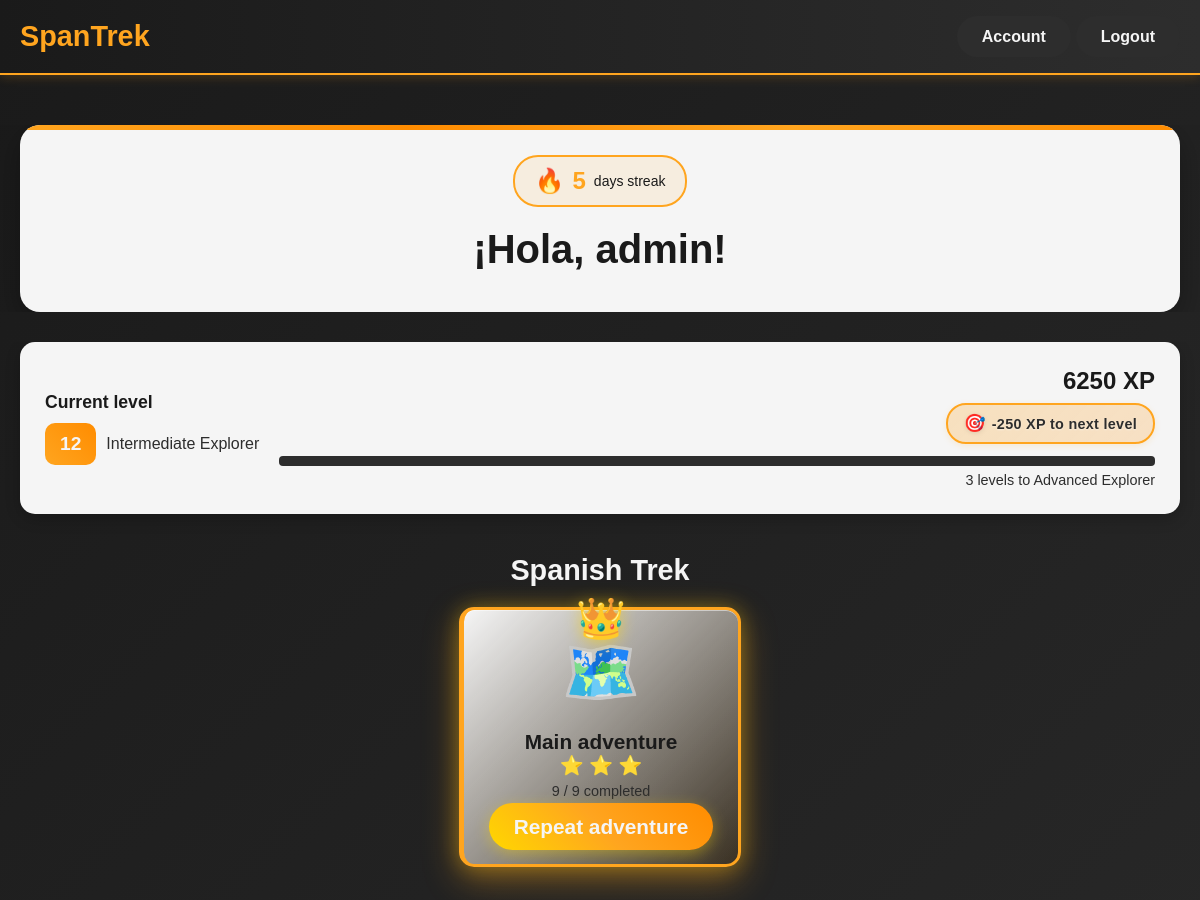
The app's page / (signed in, upper part), older data.
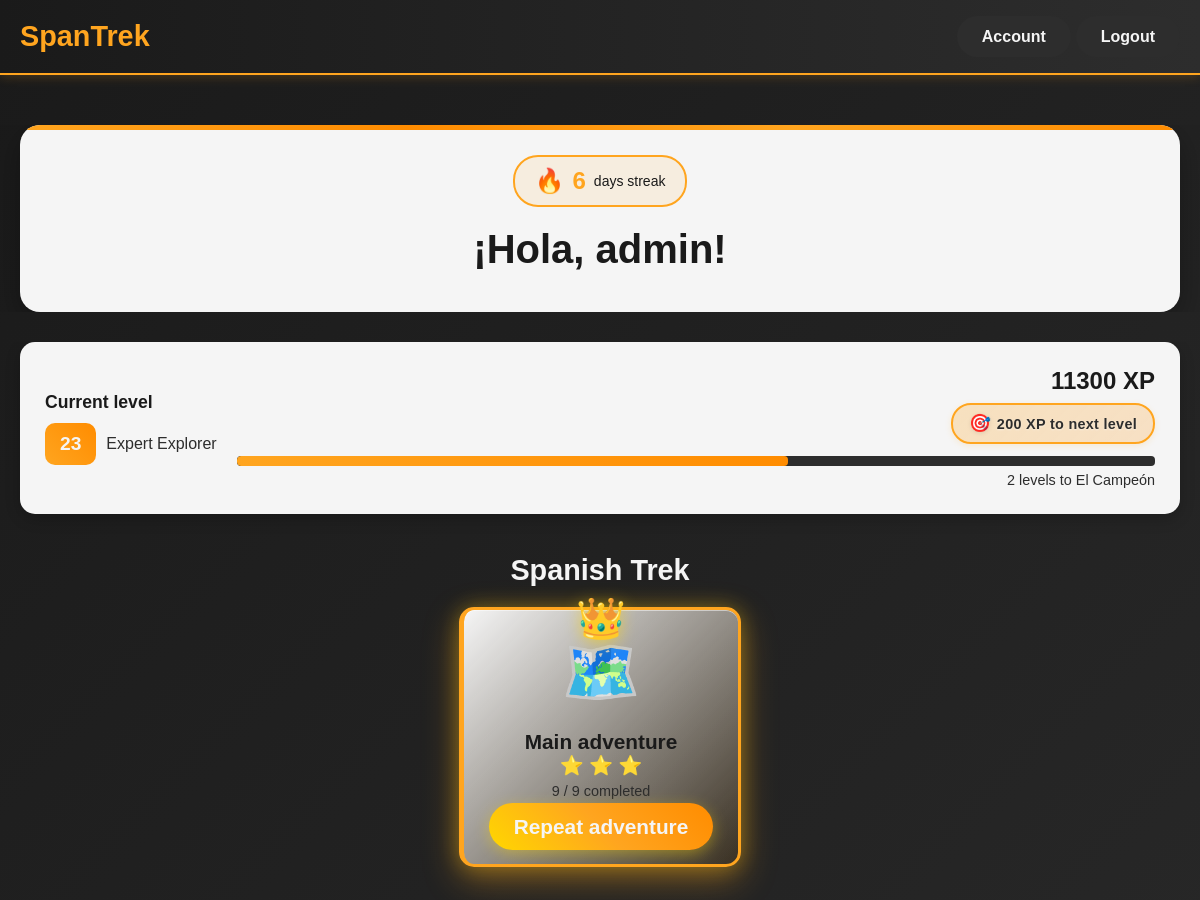
The same page, newer data.
### base/models.py (models this page shows, shortened)
class User(AbstractUser):
    username = models.CharField(max_length=150, unique=True, blank=False, null=False)
    email = models.EmailField(unique=True, blank=False, null=False)
    avatar = models.ImageField(default='avatars/default_avatar.png', upload_to='avatars/', null=True, blank=True)
    level = models.IntegerField(default=1)
    experience = models.IntegerField(default=0)
    adventure_progress = models.IntegerField(default=0)
    passports_earned = models.JSONField(default=list, blank=True)
    words_learned = models.JSONField(default=list, blank=True)
    sentences_learned = models.JSONField(default=list, blank=True)
    audio_learned = models.JSONField(default=list, blank=True)
    use_of_spanish = models.IntegerField(default=0)
    days_streak = models.IntegerField(default=0)
    highest_streak = models.IntegerField(default=0)
    activity_days = models.JSONField(default=list, blank=True)
    last_activity_date = models.DateField(null=True, blank=True)
    default_random_practice_count = models.IntegerField(default=20)
    default_vocabulary_practice_count = models.IntegerField(default=20)
    default_sentence_practice_count = models.IntegerField(default=10)
    default_listening_practice_count = models.IntegerField(default=10)
    country_lessons_progress = models.JSONField(default=dict, blank=True)  # e.g., {"spain": 3, "mexico": 5}
    landmark_lessons_progress = models.JSONField(default=dict, blank=True)  # e.g., {"madrid": 2, "warsaw": 4}
    daily_challenges = models.JSONField(default=list, blank=True)
    daily_challenges_creation_date = models.DateField(null=True, blank=True)
    daily_challenges_completed = models.BooleanField(default=False)
    USERNAME_FIELD = 'email'
    REQUIRED_FIELDS = ['username']
    def create_daily_challenges(self):
        all_challenges = list(DailyChallenge.objects.all())
        daily_challenges_count = 3
        selected_challenges = random.sample(all_challenges, k=daily_challenges_count)
        self.daily_challenges = [
            {
                'code': challenge.code,
                'description': challenge.description,
                'progress': 0,
                'max_progress': challenge.max_progress,
                'completed': False
            }
            for challenge in selected_challenges
        ]
        self.daily_challenges_completed = False
        self.save()

### base/views.py (the view)
# urls.py: path("", views.home_page, name="home_page"),
@login_required(login_url='login_page')
def home_page(request):
    if (request.user.daily_challenges_creation_date is None or
        request.user.daily_challenges_creation_date < date.today()) and request.user.adventure_progress != 0:
        request.user.daily_challenges_creation_date = date.today()
        request.user.create_daily_challenges()
        request.user.save()
    all_lessons_count = Lesson.objects.count()
    completed_daily_challenges_count = sum(1 for challenge in request.user.daily_challenges if challenge['completed'])
    daily_challenges = request.user.daily_challenges
    user_level_name = get_user_level_name(request.user.level)
    levels_for_next_level = 5 - (request.user.level % 5)
    next_level_name = get_user_level_name(request.user.level + levels_for_next_level)
    xp_for_next_level = (request.user.level * 500) - request.user.experience
    progress_percentage = ((500 - xp_for_next_level) / 5 if xp_for_next_level > 0 else 0)
    main_adventure_progress_percentage = (request.user.adventure_progress / all_lessons_count * 100) if all_lessons_count > 0 else 0
    filled_stars = int(main_adventure_progress_percentage // 33.33)
    xp_for_next_level = (request.user.level * 500) - request.user.experience
    leaderboard_user_position = None
    if request.user.experience > 0:
        leaderboard_user_position = get_surrounding_leaderboard_users(request, only_user_position=True)
    context = {
        'all_lessons_count': all_lessons_count,
        'completed_daily_challenges_count': completed_daily_challenges_count,
        'daily_challenges': daily_challenges,
        'user_level_name': user_level_name,
        'levels_for_next_level': levels_for_next_level,
        'next_level_name': next_level_name,
        'progress_percentage': progress_percentage,
        'filled_stars': filled_stars,
        'xp_for_next_level': xp_for_next_level,
        'leaderboard_user_position': leaderboard_user_position,
    }
    return render(request, 'base/home.html', context=context)

### base/views.py (called while the page is built, shortened)
def get_user_level_name(level):
    if level >= 25:
        return "El Campeón"
    elif level >= 20:
        return "Expert Explorer"
    elif level >= 15:
        return "Advanced Explorer"
    elif level >= 10:
        return "Intermediate Explorer"
    elif level >= 5:
        return "Dedicated Learner"
    else:
        return "Beginner Explorer"

def get_surrounding_leaderboard_users(request, only_user_position=False):
    if request.user.experience == 0:
        if only_user_position:
            return None
        return []
    user_rank = User.objects.filter(experience__gt=request.user.experience).count() + 1
    if only_user_position:
        return user_rank

### templates/base/home.html (shortened to what this page needs)
{%extends 'base/base.html'%} {%load static%} {% block styles %}
{{ block.super }}
<link rel="stylesheet" type="text/css" href="{% static 'styles/base/home.css' %}" />
{% endblock styles %} {%block content%}
<div class="hero-section">
    <div class="hero-content">
        <div class="welcome-card">
            <div class="streak-info">
                {% if user.days_streak != 0 %}
                <div class="streak-flame">🔥</div>
                <span class="streak-count">{{ user.days_streak }}</span>
                <span class="streak-text">
                    {% if user.days_streak > 1 %} days streak {% else %} day
                    streak {% endif %}
                </span>
                {% else %}
                <span class="streak-count">Start your daily streak!</span>
                {% endif %}
            </div>
            <h1 class="welcome-title">¡Hola, {{ user.username }}!</h1>
        </div>
    </div>
</div>
<div class="main-content">
    <div class="progress-section">
        <div class="level-card">
            <div class="level-info">
                <h3>Current level</h3>
                <div class="level-badge">
                    <span class="level-number">{{ user.level }}</span>
                    <span class="level-name">{{ user_level_name }}</span>
                </div>
            </div>
            <div class="xp-info">
                <span class="xp-text">{{ user.experience }} XP</span>
                <div class="xp-needed">
                    <span class="xp-needed-icon">🎯</span>
                    <span class="xp-needed-text">{{ xp_for_next_level }} XP to next level</span>
                </div>
                <div class="progress-bar">
                    <div class="progress-fill" style="width: {{ progress_percentage }}%"></div>
                </div>
                <span class="next-level">{{ levels_for_next_level }} levels to {{ next_level_name }}</span>
            </div>
        </div>
    </div>
    <div class="main-course-section">
        <h2 class="section-title">Spanish Trek</h2>
        <div class="main-course-card">
            <a href="{% url 'lessons:world_map' %}" class="lesson-card-link">
                <div class="lesson-card current main-lesson {% if filled_stars == 3 %}completed-adventure{% endif %}">
                    <div class="lesson-icon active">
                        {% if filled_stars == 3 %}
                        <div class="crown-hat">👑</div>
                        {% endif %}
                        🗺️
                    </div>
                    <h4>Main adventure</h4>
                    <div class="lesson-progress">
                        <div class="stars">
                            {% for i in "012"|make_list %}
                                {% if forloop.counter0 < filled_stars %}⭐
                                {% else %}☆
                                {% endif %}
                            {% endfor %}
                        </div>
                        <span class="completion">{{ user.adventure_progress }} / {{ all_lessons_count }}
                            completed</span>
                    </div>
                    <span class="continue-btn">
                        {% if filled_stars == 3 %}
                        Repeat adventure
                        {% else %}
                        Continue adventure
                        {% endif %}
                    </span>
                </div>
            </a>
        </div>
    </div>
</div>
{%endblock content%}

Row changes from the older to the newer data that the page shows:
changed User "admin": days_streak "5" → "6"; level "12" → "23"; experience "6250" → "11300"
Text that changed along with them:
{{ user_level_name }}: "Intermediate Explorer" → "Expert Explorer"
{{ xp_for_next_level }}: "-250" → "200"
{{ levels_for_next_level }}: "3" → "2"
{{ next_level_name }}: "Advanced Explorer" → "El Campeón"
